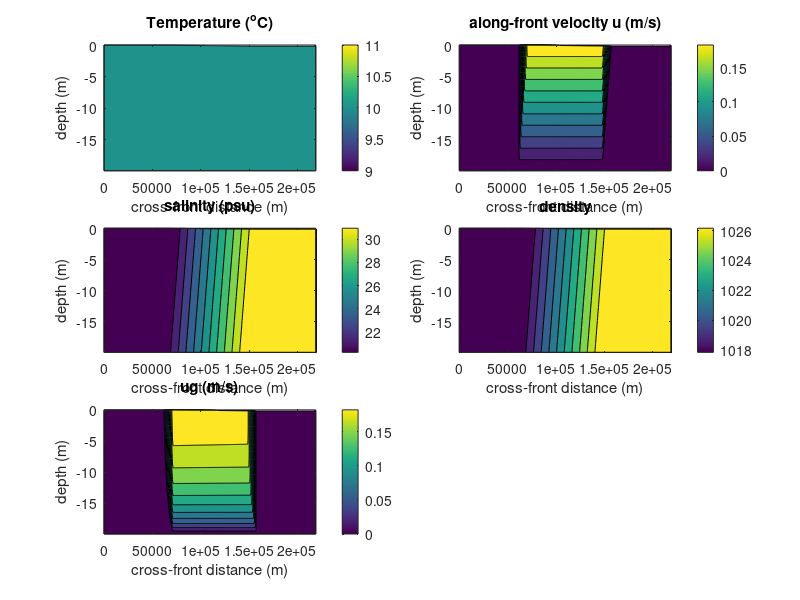

This figure's MATLAB source:
% d2_yr   [nz,ny]     y(m)
% d2_zr   [nz,ny]     depth(m) of black dots in figure
% d2_zw   [nz+1, ny]  depth(m) of gray lines in figure 
% d2_T    [nz,ny]     temperature(C)
% d2_salt [nz,ny]     salinuty(psu)
% d2_u    [nz,ny]     along-front velocity u(m/s)
% fconst  [#]         Coriolis parameter(1/s)
% g       [#]         gravitational constant(m/s2)
% rho0    [#]         background density(kg/m3) 
%-----------------------------------------------------------
% linear equation of state
%   R0 = 1027;
%   T0 = 10;
%   S0 = 32;
%   TCOEF = 1.7d-4
%   SCOEF = 7.6d-4
% DENSITY = R0 +rho0*( SCOEF*(S-S0) -TCOEF*(T-T0) );
%-----------------------------------------------------------
close all;
clear all;

load('./AnaCoastalCurrent_ini_Eady.mat');

figure; set(gcf,'Position',get(gcf,'Position').*[0.6 0.6 2.25 1.5]);

subplot(321);
  contourf(d2_yr,d2_zr,d2_T); colorbar;
  xlabel('cross-front distance (m)');
  ylabel('depth (m)');
  title('Temperature (^oC)');

subplot(323);
  contourf(d2_yr,d2_zr,d2_salt); colorbar;
  xlabel('cross-front distance (m)');
  ylabel('depth (m)');
  title('salinity (psu)');

subplot(322);
  contourf(d2_yr,d2_zr,d2_u); colorbar;
  xlabel('cross-front distance (m)');
  ylabel('depth (m)');
  title('along-front velocity u (m/s)');
  
% compute density
R0 = 1027;
T0 = 10;
S0 = 32;
TCOEF = 1.7d-4;
SCOEF = 7.6d-4;
d2_density = R0+rho0.*(SCOEF.*(d2_salt-S0)-TCOEF.*(d2_T-T0)); 
  
subplot(324);
  contourf(d2_yr,d2_zr,d2_density); colorbar;
  xlabel('cross-front distance (m)');
  ylabel('depth (m)');
  title('density');

ug = zeros(30,422);
% compute ug
k=g/(fconst*R0)
for j=2:30
    ug(j,1)=ug(j-1,1)+k*(d2_zr(32-j,1)-d2_zr(32-j-1,1))*(d2_density(32-j,2)-d2_density(32-j,1))/(d2_yr(j,2)-d2_yr(j,1));
    for i=2:421
        ug(j,i)=ug(j-1,i)+k*(d2_zr(32-j,i)-d2_zr(32-j-1,i))*(d2_density(32-j,i+1)-d2_density(32-j,i-1))/(d2_yr(j,i+1)-d2_yr(j,i-1));
    end
    ug(j,422)=ug(j-1,422)+k*(d2_zr(32-j,422)-d2_zr(32-j-1,422))*(d2_density(32-j,422)-d2_density(32-j,421))/(d2_yr(j,422)-d2_yr(j,421));
end

subplot(325);
  contourf(d2_yr,d2_zr,ug); colorbar;
  xlabel('cross-front distance (m)');
  ylabel('depth (m)');
  title('ug (m/s)');